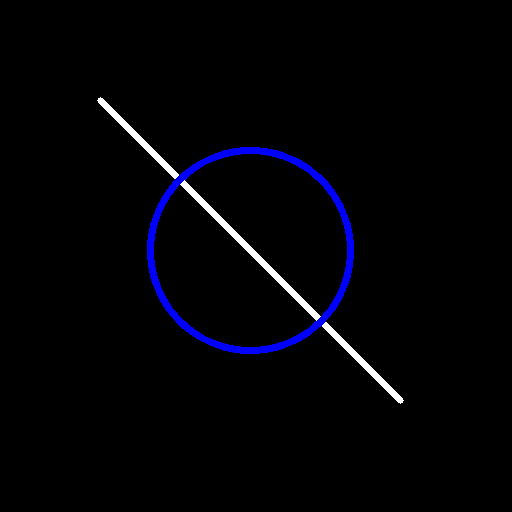
#> input picture test_image.png, 512 x 512 px
$ python detect_shapes.py
#> lines starting #> are read from the running program, lines starting #| are printed output that depends on the picture; after the words box and inside, x2 and y2 are one past the last pixel; in counts of white or black regions, pixels touching at a corner belong together
import cv2
import numpy as np

# Read the image
img = cv2.imread('test_image.png')
#> img is the input picture: shape (512, 512, 3); mean B, G, R 6.8, 2.6, 2.6
gray = cv2.cvtColor(img, cv2.COLOR_BGR2GRAY)
edges = cv2.Canny(gray, 50, 150, apertureSize=3)
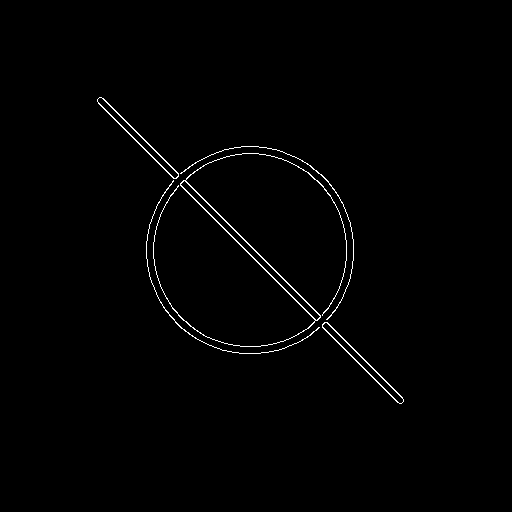
#> edges: shape (512, 512); 0.94% white in thin lines or dots, all inside (x1, y1, x2, y2) = (97, 97, 404, 404)

# Detect lines
lines = cv2.HoughLines(edges, 1, np.pi / 180, 200)
#> lines = [[-3, 2.36], [3, 2.36]]
if lines is not None:
    for rho, theta in lines[:, 0]:
        a = np.cos(theta)
        b = np.sin(theta)
        x0 = a * rho
        y0 = b * rho
        x1 = int(x0 + 1000 * (-b))
        y1 = int(y0 + 1000 * (a))
        x2 = int(x0 - 1000 * (-b))
        y2 = int(y0 - 1000 * (a))
        cv2.line(img, (x1, y1), (x2, y2), (0, 255, 0), 2)
#> this loop made 2 passes
#> (rho, theta, a, b, x0, y0, x1, y1) on passes 1 to 2: (-3, 2.36, -0.707, 0.707, 2.12, -2.12, -704, -709), (3, 2.36, -0.707, 0.707, -2.12, 2.12, -709, -704)
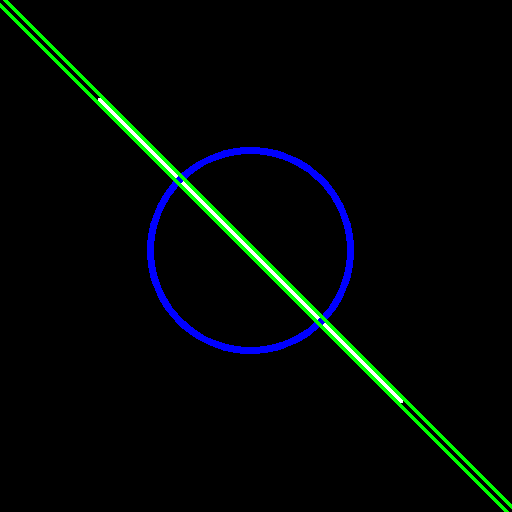
#> img: shape (512, 512, 3); 1.93% of pixels changed, all inside (x1, y1, x2, y2) = (0, 0, 512, 512)

# Detect circles
circles = cv2.HoughCircles(gray, cv2.HOUGH_GRADIENT, 1, 20,
                            param1=50, param2=30, minRadius=0, maxRadius=0)
#> circles = [[242.5, 257.5, 93], [257.5, 242.5, 93]]
if circles is not None:
    circles = np.uint16(np.around(circles))
#> circles = [[242, 258, 93], [258, 242, 93]]
    for i in circles[0, :]:
        # draw the outer circle
        cv2.circle(img, (i[0], i[1]), i[2], (0, 255, 0), 2)
        # draw the center of the circle
        cv2.circle(img, (i[0], i[1]), 2, (0, 0, 255), 3)
#> this loop made 2 passes
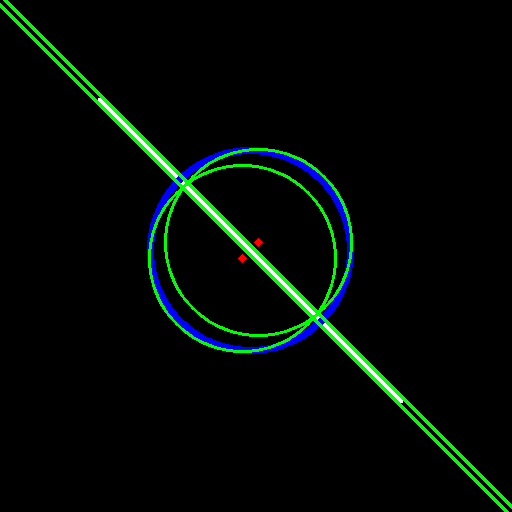
#> img: shape (512, 512, 3); 1.27% of pixels changed, all inside (x1, y1, x2, y2) = (148, 148, 353, 353)

# Save the result
cv2.imwrite('detected_shapes.png', img)

print("Shape detection complete. Result saved as 'detected_shapes.png'")
